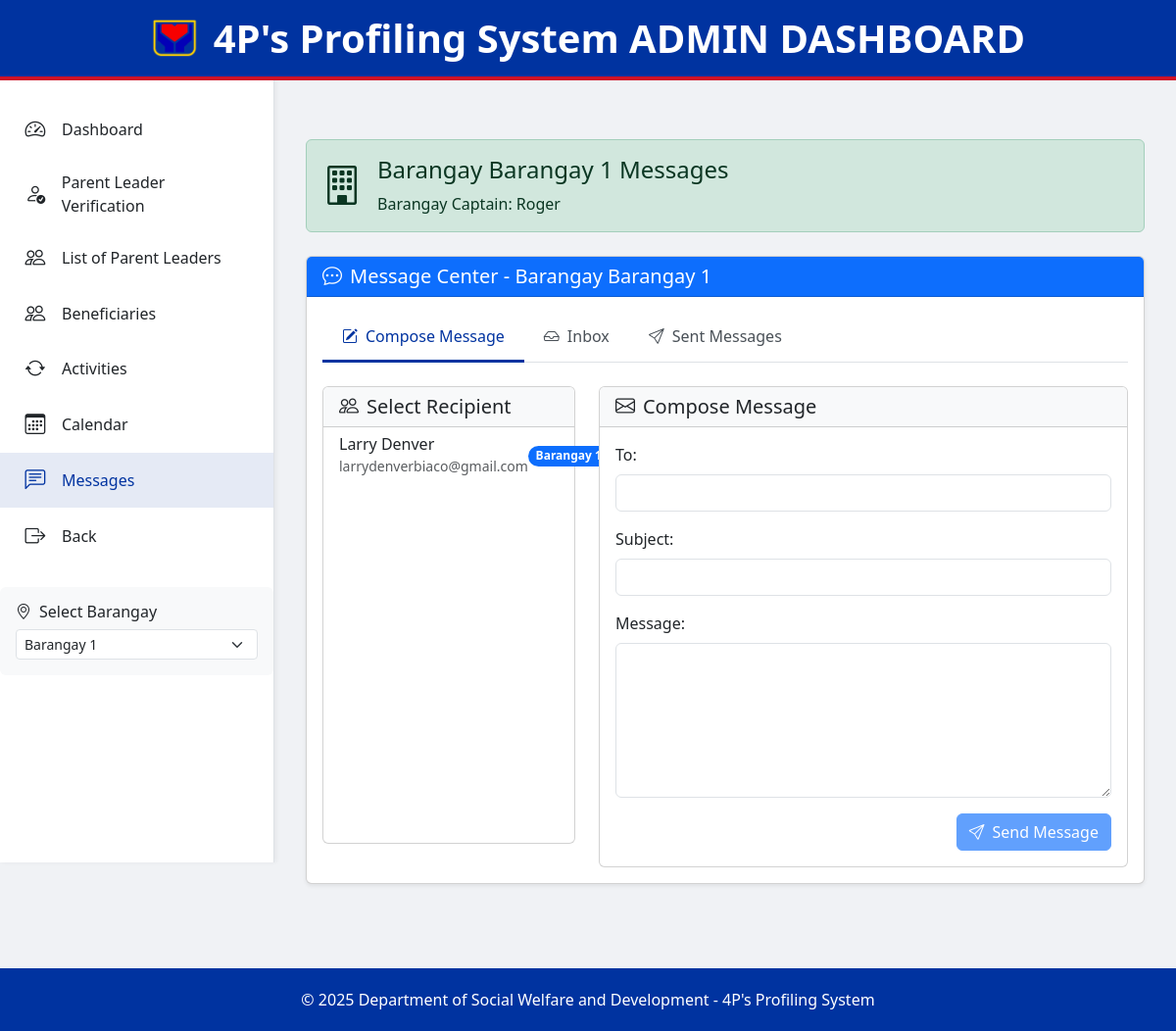
The page /Admin/messages.php?barangay_id=11 on the database its author committed.
### tables this page shows
CREATE TABLE `barangays` (
  `barangay_id` int(11) NOT NULL,
  `name` varchar(100) NOT NULL,
  `captain_name` varchar(100) DEFAULT NULL,
  `image_path` varchar(255) DEFAULT NULL,
  `created_at` datetime NOT NULL,
  `updated_at` datetime DEFAULT NULL
);

CREATE TABLE `users` (
  `user_id` int(11) NOT NULL,
  `email` varchar(100) NOT NULL,
  `password` varchar(255) NOT NULL,
  `firstname` varchar(50) NOT NULL,
  `middle_initial` varchar(1) DEFAULT NULL,
  `lastname` varchar(50) NOT NULL,
  `date_of_birth` date NOT NULL,
  `gender` enum('male','female','other','MALE','FEMALE','OTHER') NOT NULL,
  `civil_status` varchar(50) NOT NULL,
  `phone_number` varchar(20) NOT NULL,
  `region` varchar(100) NOT NULL,
  `province` varchar(100) NOT NULL,
  `city` varchar(100) NOT NULL,
  `household_members` int(11) NOT NULL,
  `dependants` int(11) NOT NULL,
  `family_head` varchar(100) NOT NULL,
  `occupation` varchar(100) NOT NULL,
  `household_income` decimal(12,2) NOT NULL,
  `income_source` varchar(100) NOT NULL,
  `valid_id_path` varchar(255) NOT NULL,
  `proof_of_residency_path` varchar(255) NOT NULL,
  `profile_image` varchar(255) DEFAULT NULL,
  `account_status` enum('pending','active','suspended','deactivated') DEFAULT 'pending',
  `role` enum('resident','staff','admin') DEFAULT 'resident',
  `created_at` timestamp NOT NULL DEFAULT current_timestamp(),
  `updated_at` timestamp NOT NULL DEFAULT current_timestamp() ON UPDATE current_timestamp(),
  `last_login` timestamp NULL DEFAULT NULL,
  `barangay` varchar(100) DEFAULT NULL
);

### Admin/messages.php (the view, shortened to what the rows shown need)
<?php
require_once "../backend/connections/database.php";
$selected_barangay_id = isset($_GET['barangay_id']) ? intval($_GET['barangay_id']) : null;
try {
    $db = new Database();
    $barangayQuery = "SELECT name, captain_name FROM barangays WHERE barangay_id = ?";
    $current_barangay = $db->fetchOne($barangayQuery, [$selected_barangay_id]);
    try {
        $usersQuery = $selected_barangay_id
            ? "SELECT u.user_id, u.firstname, u.lastname, u.email, u.barangay, u.role, u.account_status,
                COALESCE(b.name, 'Unknown') as barangay_name
               FROM users u
               LEFT JOIN barangays b ON u.barangay = b.barangay_id
               WHERE u.role = 'resident' AND u.account_status = 'active' AND u.barangay = ?
               ORDER BY u.lastname, u.firstname"
            : "SELECT u.user_id, u.firstname, u.lastname, u.email, u.barangay, u.role, u.account_status,
                COALESCE(b.name, 'Unknown') as barangay_name
               FROM users u
               LEFT JOIN barangays b ON u.barangay = b.barangay_id
               WHERE u.role = 'resident' AND u.account_status = 'active'
               ORDER BY b.name, u.lastname, u.firstname";
        $params = $selected_barangay_id ? [$selected_barangay_id] : [];
        $users = $params ? $db->fetchAll($usersQuery, $params) : $db->fetchAll($usersQuery);
    } catch (Exception $e) {
        $users = [];
        $error_message = "Error fetching users: " . $e->getMessage();
    }
} catch (Exception $e) {
    error_log("Messages Page Error: " . $e->getMessage());
    $error_message = "An error occurred while loading the messages page.";
}
?>
<!DOCTYPE html>
<html lang="en">
<head>
    <link href="https://cdn.jsdelivr.net/npm/bootstrap@5.3.0-alpha1/dist/css/bootstrap.min.css" rel="stylesheet">
    <link rel="stylesheet" href="https://cdn.jsdelivr.net/npm/bootstrap-icons@1.10.0/font/bootstrap-icons.css">
    <link href="css/admin.css" rel="stylesheet">
</head>
<body>
    <header class="page-header">
        <div class="logo-container">
            <h1>4P's Profiling System ADMIN DASHBOARD</h1>
        </div>
    </header>
    <div class="main-content">
        <?php if($selected_barangay_id && $current_barangay): ?>
        <div class="alert alert-success mb-4" role="alert">
            <div class="d-flex align-items-center">
                <i class="bi bi-building fs-1 me-3"></i>
                <div>
                    <h4 class="alert-heading">Barangay <?php echo htmlspecialchars($current_barangay['name']); ?> Messages</h4>
                    <p class="mb-0">Barangay Captain: <?php echo htmlspecialchars($current_barangay['captain_name'] ?: 'Not Assigned'); ?></p>
                </div>
            </div>
        </div>
        <?php endif; ?>
        <div class="card shadow-sm mb-4">
            <div class="card-header bg-primary text-white">
                <h5 class="card-title mb-0">
                    <i class="bi bi-chat-dots me-2"></i>Message Center
                    <?php if($selected_barangay_id && $current_barangay): ?>
                    - Barangay <?php echo htmlspecialchars($current_barangay['name']); ?>
                    <?php endif; ?>
                </h5>
            </div>
            <div class="card-body">
                <div class="tab-content" id="messagesTabsContent">
                    <div class="tab-pane fade <?php echo (!isset($_GET['tab']) || $_GET['tab'] == 'compose') ? 'show active' : ''; ?>"
                        id="compose" role="tabpanel" aria-labelledby="compose-tab">
                        <div class="row">
                            <div class="col-md-4 mb-4">
                                <div class="card h-100">
                                    <div class="card-body p-0">
                                        <?php if(empty($users)): ?>
                                            <div class="text-center p-4">
                                                <i class="bi bi-exclamation-circle fs-1 text-muted"></i>
                                                <p class="mt-2 text-muted">No active parent leaders found.</p>
                                            </div>
                                        <?php else: ?>
                                            <div class="list-group list-group-flush" id="recipientsList">
                                                <?php foreach($users as $user): ?>
                                                    <div class="list-group-item list-group-item-action recipient-row"
                                                        data-id="<?php echo $user['user_id']; ?>"
                                                        data-name="<?php echo htmlspecialchars($user['firstname'] . ' ' . $user['lastname']); ?>"
                                                        data-barangay="<?php echo $user['barangay']; ?>">
                                                        <div class="d-flex justify-content-between align-items-center">
                                                            <div>
                                                                <h6 class="mb-0"><?php echo htmlspecialchars(ucwords($user['firstname'] . ' ' . $user['lastname'])); ?></h6>
                                                                <small class="text-muted">
                                                                    <?php echo htmlspecialchars($user['email']); ?>
                                                                </small>
                                                            </div>
                                                            <span class="badge bg-primary rounded-pill">
                                                                <?php echo htmlspecialchars($user['barangay_name']); ?>
                                                            </span>
                                                        </div>
                                                    </div>
                                                <?php endforeach; ?>
                                            </div>
                                        <?php endif; ?>
                                    </div>
                                </div>
                            </div>
                        </div>
                    </div>
                </div>
            </div>
        </div>
    </div>
</body>
</html>

### rows shown on the page
barangays: name "Barangay 1", captain_name "Roger"
users: firstname+lastname "Larry Denver", email "larrydenverbiaco@gmail.com", barangay_name "Barangay 1"

### other values the page prints
form field barangay_id "Barangay 1"
